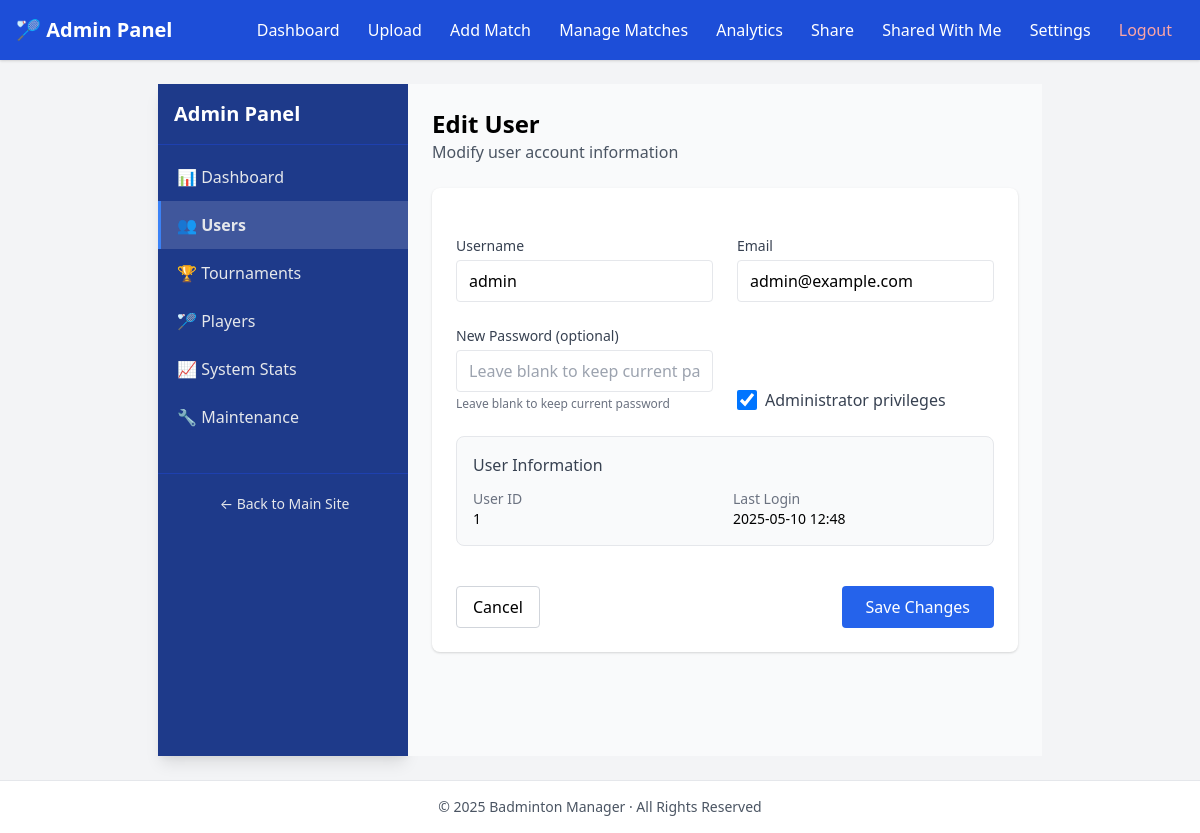
Screenshot of /admin/users/1 (signed in) with the database file from the repository.
### models.py (models this page shows, shortened)
class User(db.Model):
    id = db.Column(db.Integer, primary_key=True)
    username = db.Column(db.String(150), nullable=False, unique=True)
    email = db.Column(db.String(150), nullable=False, unique=True)
    password_hash = db.Column(db.String(256), nullable=False)
    last_login = db.Column(db.DateTime, default=db.func.current_timestamp())
    is_admin = db.Column(db.Boolean, default=False)  # New field for admin status
    tournaments = db.relationship('Tournament', backref='organizer', lazy=True)

### routes/admin.py (the view, shortened to what this page needs)
@admin_bp.route('/users/<int:user_id>', methods=["GET", "POST"])
@admin_required
def edit_user(user_id):
    user = User.query.get_or_404(user_id)
    return render_template("admin/edit_user.html", user=user)

### utils.py (called while the page is built)
def admin_required(f):
    @wraps(f)
    def decorated_function(*args, **kwargs):
        if 'user_id' not in session:
            flash('Please log in to access this page')
            return redirect(url_for('auth.login'))
        from models import User
        user = User.query.get(session['user_id'])
        if not user or not user.is_admin:
            flash('You do not have permission to access this page')
            return redirect(url_for('user.dashboard'))
        return f(*args, **kwargs)
    return decorated_function

### templates/admin/edit_user.html (shortened to what this page needs)
{% extends "admin/admin_layout.html" %}
{% block admin_title %}Edit User{% endblock %}
{% block admin_subtitle %}Modify user account information{% endblock %}
{% block admin_content %}
<div class="bg-white rounded-lg shadow p-6">
  <form action="{{ url_for('admin.edit_user', user_id=user.id) }}" method="POST" class="space-y-6">
    <div class="grid grid-cols-1 md:grid-cols-2 gap-6">
      <div>
        <label for="username" class="block text-sm font-medium text-gray-700 mb-1">Username</label>
        <input type="text" id="username" name="username" value="{{ user.username }}" required
               class="w-full border rounded px-3 py-2 focus:outline-none focus:ring-2 focus:ring-blue-500">
      </div>
      <div>
        <label for="email" class="block text-sm font-medium text-gray-700 mb-1">Email</label>
        <input type="email" id="email" name="email" value="{{ user.email }}" required
               class="w-full border rounded px-3 py-2 focus:outline-none focus:ring-2 focus:ring-blue-500">
      </div>
    </div>
    <div class="grid grid-cols-1 md:grid-cols-2 gap-6">
      <div>
        <label for="new_password" class="block text-sm font-medium text-gray-700 mb-1">New Password (optional)</label>
        <input type="password" id="new_password" name="new_password" placeholder="Leave blank to keep current password"
               class="w-full border rounded px-3 py-2 focus:outline-none focus:ring-2 focus:ring-blue-500">
        <p class="text-xs text-gray-500 mt-1">Leave blank to keep current password</p>
      </div>
      <div class="flex items-end">
        <label class="flex items-center">
          <input type="checkbox" name="is_admin" class="h-5 w-5 text-blue-600 rounded" {% if user.is_admin %}checked{% endif %}>
          <span class="ml-2 text-gray-700">Administrator privileges</span>
        </label>
      </div>
    </div>
    <div class="bg-gray-50 p-4 rounded-lg border border-gray-200 mt-4">
      <h3 class="font-medium text-gray-700 mb-3">User Information</h3>
      <div class="grid grid-cols-1 md:grid-cols-2 gap-4 text-sm">
        <div>
          <span class="block text-gray-500">User ID</span>
          <span class="font-medium">{{ user.id }}</span>
        </div>
        <div>
          <span class="block text-gray-500">Last Login</span>
          <span class="font-medium">
            {% if user.last_login %}
              {{ user.last_login.strftime('%Y-%m-%d %H:%M') }}
            {% else %}
              Never
            {% endif %}
          </span>
        </div>
      </div>
    </div>
    <div class="flex justify-between pt-4">
      <a href="{{ url_for('admin.manage_users') }}" class="px-4 py-2 border border-gray-300 rounded hover:bg-gray-50">
        Cancel
      </a>
      <button type="submit" class="px-6 py-2 bg-blue-600 text-white rounded hover:bg-blue-700">
        Save Changes
      </button>
    </div>
  </form>
</div>
{% endblock %}

### rows the page displays
User: username "admin", email "admin@example.com", is_admin "☑", id "1", last_login "2025-05-10 12:48"
